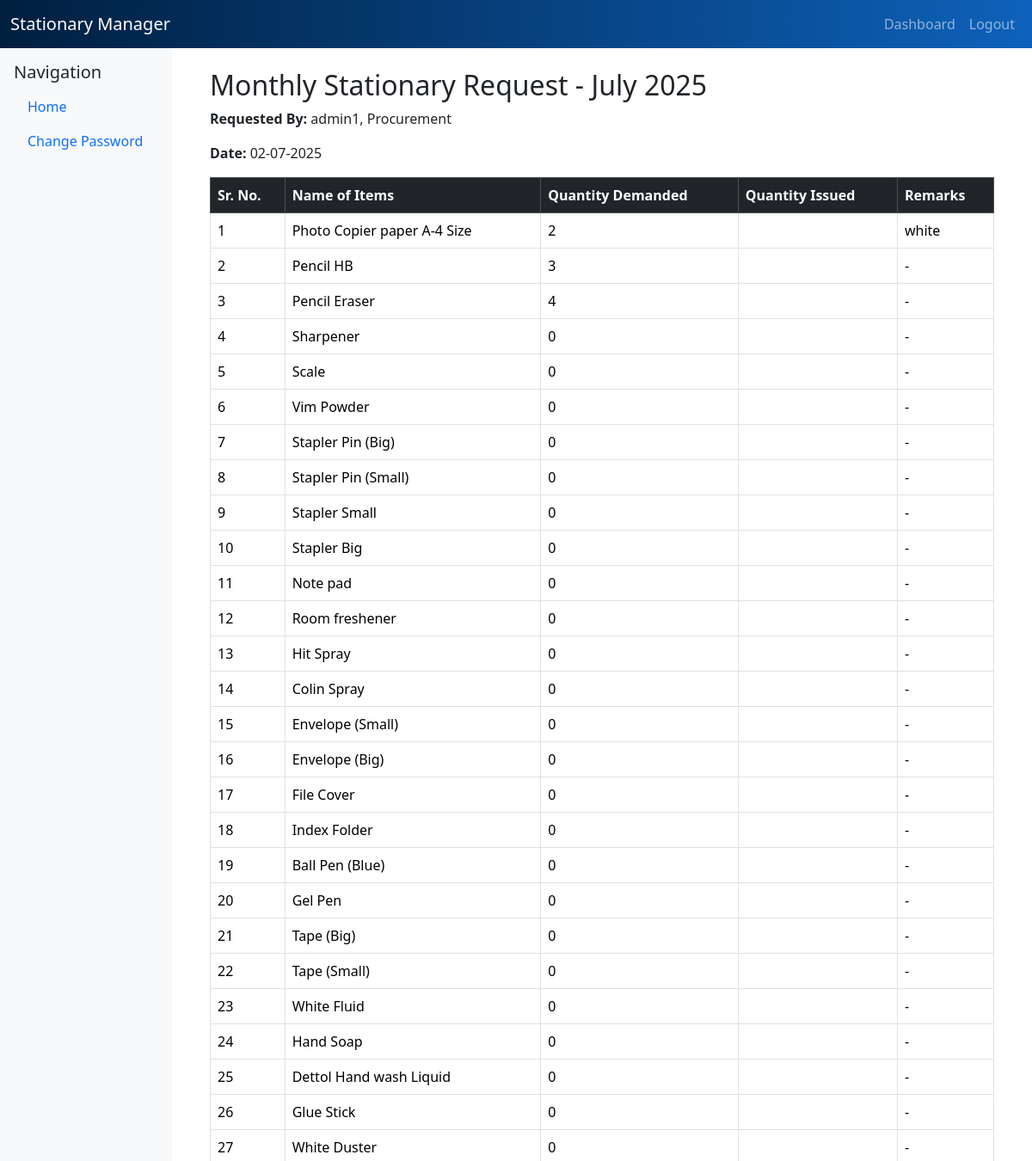
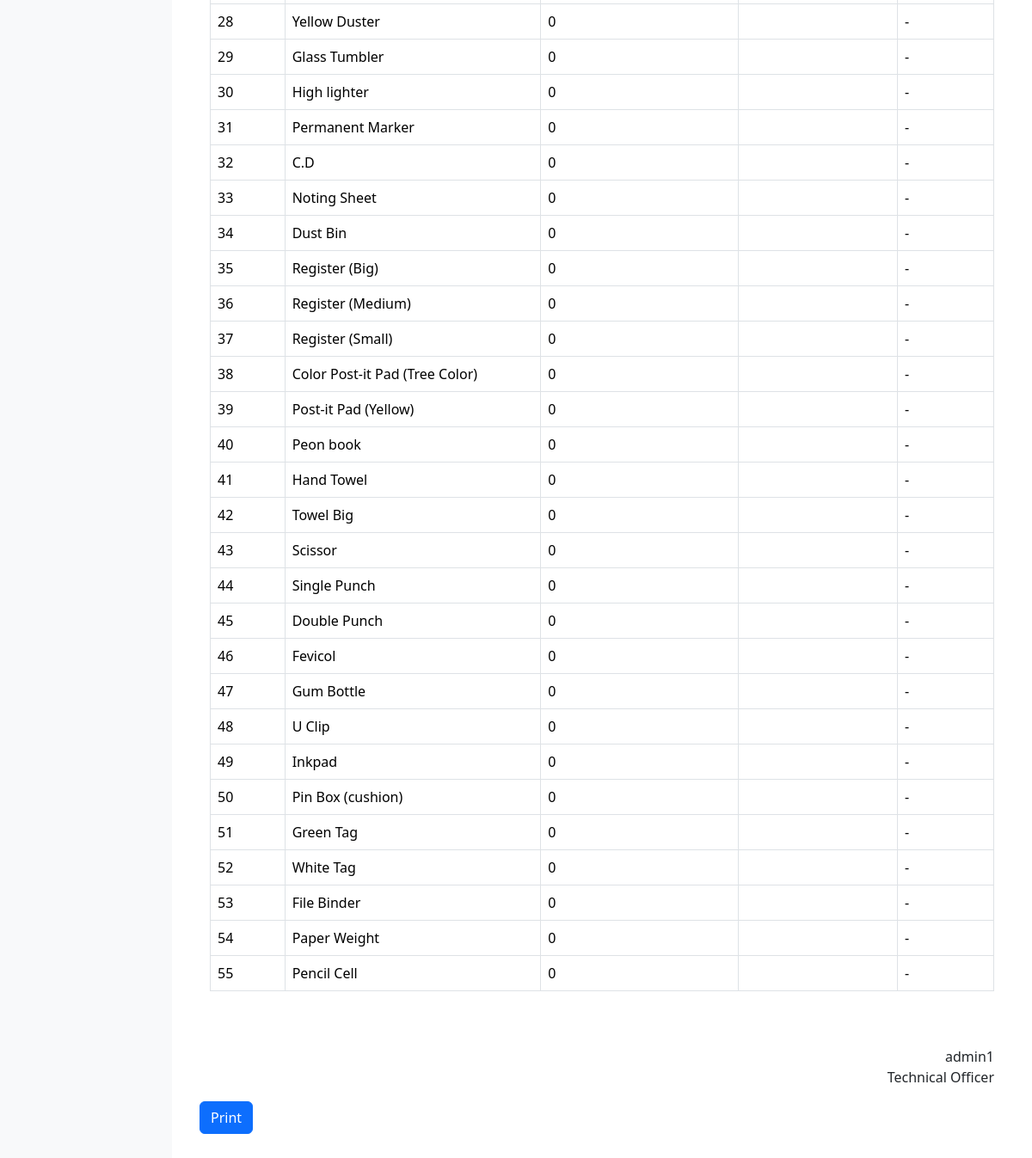
Screenshot of /admin/monthly-request/1 (signed in) with the database file from the repository (2 pictures, top to bottom).
### models.py (models this page shows)
class MonthlyRequest(db.Model):
    id = db.Column(db.Integer , primary_key=True , autoincrement=True)
    user_id = db.Column(db.Integer, db.ForeignKey('user.id'), nullable = False)
    user = db.relationship('User', backref='monthly_requests')
    month = db.Column(db.String(20), nullable=False)
    year = db.Column(db.Integer, nullable=False)
    items = db.Column(JSON)
    date_requested = db.Column(db.DateTime, default=datetime.now)
    ad_status = db.Column(db.String(20), default='Pending')
    department_id = db.Column(db.Integer, db.ForeignKey('department.id'), nullable=False)
    department = db.relationship('Department', foreign_keys=[department_id])

class User(db.Model):
    id = db.Column(db.Integer , primary_key=True , autoincrement=True)
    username = db.Column(db.String(100), unique=True , nullable = False)
    password = db.Column(db.String(200), nullable = False)
    role = db.Column(db.String(20), nullable = False )
    designation = db.Column(db.String, nullable = True)
    department_id = db.Column(db.Integer, db.ForeignKey('department.id'), nullable = False)
    department = db.relationship('Department',foreign_keys=[department_id], backref='users')

class Department(db.Model):
    id = db.Column(db.Integer, primary_key=True, autoincrement=True)
    shortname = db.Column(db.String(50), unique=True, nullable=False)
    head_id = db.Column(db.Integer, db.ForeignKey('user.id'), nullable=True)
    ad_id = db.Column(db.Integer, db.ForeignKey('user.id'), nullable=True)
    head = db.relationship('User', foreign_keys=[head_id], backref='headed_departments')
    ad = db.relationship('User', foreign_keys=[ad_id], backref='ad_departments')

### app.py (the view)
@app.route('/admin/monthly-request/<int:req_id>')
def admin_view_monthly_request(req_id):
    if 'user_id' not in session or session.get('role') != 'admin':
        return redirect('/login')
    req = MonthlyRequest.query.get_or_404(req_id)
    return render_template('admin_monthly_request_print.html', req=req ,user=req.user,role ='admin')

### app.py (called while the page is built)
@app.context_processor
def inject_is_ad_or_head():
    user_id =  session.get('user_id')
    is_ad_or_head = False
    if user_id:
        is_ad_or_head = Department.query.filter(
            (Department.head_id == user_id) | (Department.ad_id == user_id)
        ).first() is not None
    return dict(is_ad_or_head=is_ad_or_head)

### templates/admin_monthly_request_print.html (shortened to what this page needs)
{% extends 'base.html' %}
{% block body %}
<div id="print-section">
    <div class="container mt-5">
        <h2>Monthly Stationary Request - {{ req.month }} {{ req.year }}</h2>
        <p><strong>Requested By:</strong> {{ user.username }}, {{ user.department.shortname if user.department else '' }}</p>
        <p><strong>Date:</strong> {{ req.date_requested.strftime('%d-%m-%Y') }}</p>
        <table class="table table-bordered ">
            <thead class="table-dark">
                <tr>
                    <th>Sr. No.</th>
                    <th>Name of Items</th>
                    <th>Quantity Demanded</th>
                    <th>Quantity Issued</th>
                    <th>Remarks</th>
                </tr>
            </thead>
            <tbody>
                {% for item in req.items %}
                <tr>
                    <td>{{ loop.index }}</td>
                    <td>{{ item.item }}</td>
                    <td>{{ item.quantity }}</td>
                    <td></td>
                    <td>{{ item.remarks }}</td>
                </tr>
                {% endfor %}
            </tbody>
        </table>
        {% if req.ad_status == 'Approved' %}
        <div class="row mt-5">
            <div class="col text-start">
                <br><strong>AD</strong><br>
                <strong>{{ user.department.shortname }}</strong>
            </div>
        </div>
        <div class="col text-end">
            {{ user.username }}<br>
            {{ user.designation }}
        </div>
        {% else %}
        <p style="text-align: right;"><br><br>{{ user.username }}<br>{{ user.designation }}</p>
        {% endif %}
    </div>
</div>
<button type="button" onclick="printTable()" class="btn btn-primary">Print</button>
{% endblock %}

### templates/base.html (style rules this page uses)
body { min-height: 100vh; display: flex; flex-direction: column; }

### rows the page displays
MonthlyRequest: month "July", year "2025", date_requested "02-07-2025"
User: username "admin1", designation "Technical Officer"
Department: department "Procurement"

### other values shown
{{ item.item }} "Photo Copier paper A-4 Size" "Pencil HB" "Pencil Eraser" "Sharpener" "Scale" "Vim Powder" "Stapler Pin (Big)" "Stapler Pin (Small)" "Stapler Small" "Stapler Big" "Note pad" "Room freshener" "Hit Spray" "Colin Spray" "Envelope (Small)" "Envelope (Big)" "File Cover" "Index Folder" "Ball Pen (Blue)" "Gel Pen" "Tape (Big)" "Tape (Small)" "White Fluid" "Hand Soap" "Dettol Hand wash Liquid" "Glue Stick" "White Duster" "Yellow Duster" "Glass Tumbler" "High lighter" "Permanent Marker" "C.D" "Noting Sheet" "Dust Bin" "Register (Big)" "Register (Medium)" "Register (Small)" "Color Post-it Pad (Tree Color)" "Post-it Pad (Yellow)" "Peon book" "Hand Towel" "Towel Big" "Scissor" "Single Punch" "Double Punch" "Fevicol" "Gum Bottle" "U Clip" "Inkpad" "Pin Box (cushion)" "Green Tag" "White Tag" "File Binder" "Paper Weight" "Pencil Cell"
{{ item.quantity }} "2" "3" "4" "0" "0" "0" "0" "0" "0" "0" "0" "0" "0" "0" "0" "0" "0" "0" "0" "0" "0" "0" "0" "0" "0" "0" "0" "0" "0" "0" "0" "0" "0" "0" "0" "0" "0" "0" "0" "0" "0" "0" "0" "0" "0" "0" "0" "0" "0" "0" "0" "0" "0" "0" "0"
{{ item.remarks }} "white" "-" "-" "-" "-" "-" "-" "-" "-" "-" "-" "-" "-" "-" "-" "-" "-" "-" "-" "-" "-" "-" "-" "-" "-" "-" "-" "-" "-" "-" "-" "-" "-" "-" "-" "-" "-" "-" "-" "-" "-" "-" "-" "-" "-" "-" "-" "-" "-" "-" "-" "-" "-" "-" "-"
